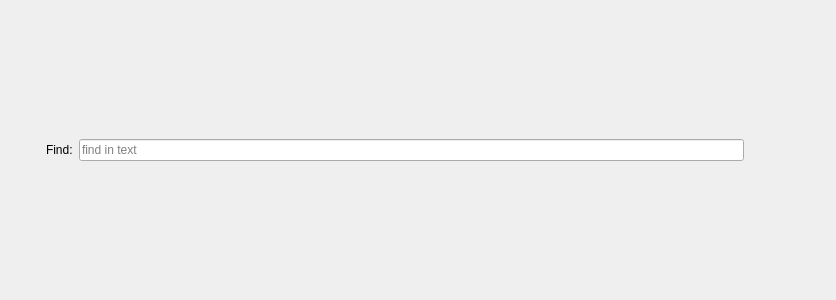
<?xml version="1.0" encoding="UTF-8"?>
<ui version="4.0">
 <class>QTextEditSearchWidget</class>
 <widget class="QWidget" name="QTextEditSearchWidget">
  <property name="geometry">
   <rect>
    <x>0</x>
    <y>0</y>
    <width>836</width>
    <height>300</height>
   </rect>
  </property>
  <property name="windowTitle">
   <string>Form</string>
  </property>
  <property name="autoFillBackground">
   <bool>true</bool>
  </property>
  <layout class="QGridLayout" name="gridLayout">
   <property name="leftMargin">
    <number>0</number>
   </property>
   <property name="topMargin">
    <number>0</number>
   </property>
   <property name="rightMargin">
    <number>0</number>
   </property>
   <property name="bottomMargin">
    <number>0</number>
   </property>
   <item row="0" column="1">
    <widget class="QLabel" name="searchLabel">
     <property name="text">
      <string>Find:</string>
     </property>
    </widget>
   </item>
   <item row="0" column="0">
    <widget class="QPushButton" name="closeButton">
     <property name="toolTip">
      <string>close search</string>
     </property>
     <property name="text">
      <string/>
     </property>
     <property name="icon">
      <iconset theme="window-close" resource="media.qrc">
       <normaloff>:/media/window-close.svg</normaloff>:/media/window-close.svg</iconset>
     </property>
     <property name="flat">
      <bool>true</bool>
     </property>
    </widget>
   </item>
   <item row="0" column="2">
    <widget class="QLineEdit" name="searchLineEdit">
     <property name="placeholderText">
      <string>find in text</string>
     </property>
    </widget>
   </item>
   <item row="0" column="3">
    <widget class="QPushButton" name="searchDownButton">
     <property name="toolTip">
      <string>search forward</string>
     </property>
     <property name="text">
      <string/>
     </property>
     <property name="icon">
      <iconset theme="go-button" resource="media.qrc">
       <normaloff>:/media/go-bottom.svg</normaloff>:/media/go-bottom.svg</iconset>
     </property>
     <property name="flat">
      <bool>true</bool>
     </property>
    </widget>
   </item>
   <item row="0" column="4">
    <widget class="QPushButton" name="searchUpButton">
     <property name="toolTip">
      <string>search backward</string>
     </property>
     <property name="text">
      <string/>
     </property>
     <property name="icon">
      <iconset theme="go-top" resource="media.qrc">
       <normaloff>:/media/go-top.svg</normaloff>:/media/go-top.svg</iconset>
     </property>
     <property name="flat">
      <bool>true</bool>
     </property>
    </widget>
   </item>
  </layout>
 </widget>
 <resources>
  <include location="media.qrc"/>
 </resources>
 <connections/>
</ui>
